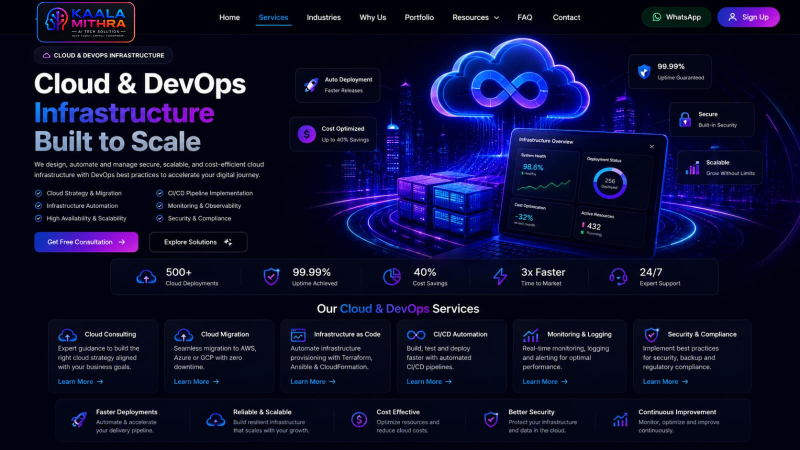
#> input picture images/cloud-devops.jpeg, 1600 x 900 px, found by its file name (shown at 1/2 size)
$ python crop_hero.py
#> lines starting #> are read from the running program, lines starting #| are printed output that depends on the picture
from PIL import Image

SRC = r'c:\Users\Dzone\Downloads\cloud-devops-website\cloud-devops-website\images\cloud-devops.jpeg'
OUT = r'c:\Users\Dzone\Downloads\cloud-devops-website\cloud-devops-website\images\hero-cloud-devops.jpeg'

img = Image.open(SRC)
#> img is the input picture: PIL image 1600x900 RGB; mean R, G, B 13.4, 14.7, 46.4
print('size:', img.size)
#| size: (1600, 900)

# Sample exact design colors from the mockup for the rebuilt page
points = {
    'nav_strip':   (800, 20),
    'page_bg':     (10, 450),
    'crop_tl':     (565, 75),
    'crop_br':     (1540, 505),
    'btn_purple':  (150, 484),
    'stats_band':  (300, 555),
    'service_card':(200, 700),
    'hero_bg':     (520, 430),
}
for name, (x, y) in points.items():
    print(f'{name}: rgb{img.getpixel((x, y))} #%02x%02x%02x' % img.getpixel((x, y))[:3])
#> this loop made 8 passes
#| nav_strip: rgb(0, 0, 10) #00000a
#| page_bg: rgb(0, 2, 17) #000211
#| crop_tl: rgb(2, 1, 17) #020111
#| crop_br: rgb(3, 0, 31) #03001f
#| btn_purple: rgb(229, 199, 253) #e5c7fd
#| stats_band: rgb(7, 8, 38) #070826
#| service_card: rgb(127, 130, 139) #7f828b
#| hero_bg: rgb(0, 2, 17) #000211

# Crop the hero illustration cluster (cloud + floating badges + dashboard)
crop = img.crop((560, 72, 1545, 512))
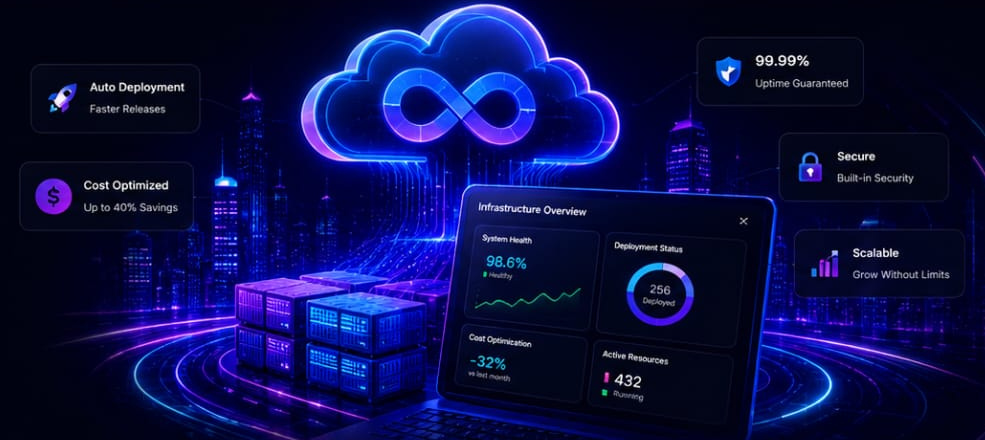
#> crop: PIL image 985x440 RGB; mean R, G, B 11.3, 14.1, 73.2
crop.save(OUT, quality=92)
print('saved:', OUT, 'size:', crop.size)
#| saved: c:\Users\Dzone\Downloads\cloud-devops-website\cloud-devops-website\images\hero-cloud-devops.jpeg size: (985, 440)
